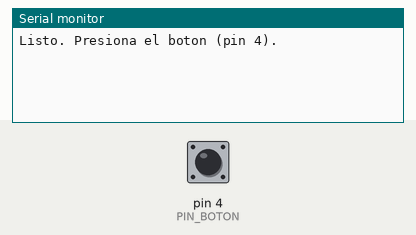
Recording of a sketch running on a simulated Arduino Uno, built with avr-gcc and run on an emulated ATmega328P. Parts: the last lines printed to the serial monitor. The test bench sets the inputs (shaded band); at power-on: pin 4 (PIN_BOTON) HIGH.

Above: at 1.2 s.
1.3 s: pin 4 (PIN_BOTON) pulled LOW for 0.15 s
At 1.48 s:
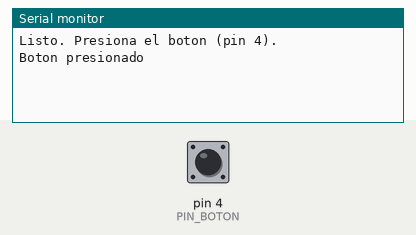
At 1.9 s:
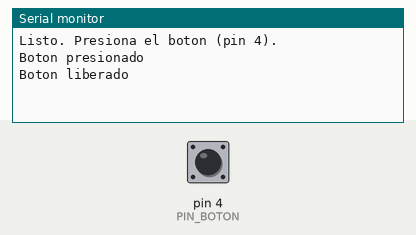

Measured:
- after the input at 1.3 s, the serial monitor: prints a new line after 0.05 s (image 1)

The sketch:

Boton_ejemplo.ino
```cpp
const int PIN_BOTON = 4;
const unsigned long TIEMPO_REBOTE = 50;  // ms

/*

Antes de ejecutar el codigo asegurarse siempre de tener la conexion correcta como se indica
en: https://github.com/AuxiliardeLaboratorioIE/Uso_de_componentes_de_arduino/blob/main/Conexiones/Conexiones.md
O preguntado al encargado de la materia / practica.

*/

int estadoAnterior = HIGH;       // última lectura estable
int ultimaLectura  = HIGH;       // última lectura cruda
unsigned long ultimoCambio = 0;  // momento del último cambio

void setup() {
  Serial.begin(9600);
  pinMode(PIN_BOTON, INPUT_PULLUP);  // reposo = HIGH, presionado = LOW
  Serial.println("Listo. Presiona el boton (pin 4).");
}

void loop() {
  int lectura = digitalRead(PIN_BOTON);

  // Si la lectura cambió, reinicia el temporizador de rebote
  if (lectura != ultimaLectura) {
    ultimoCambio = millis();
    ultimaLectura = lectura;
  }

  // Si la lectura se mantuvo estable el tiempo suficiente
  if ((millis() - ultimoCambio) > TIEMPO_REBOTE) {
    if (lectura != estadoAnterior) {
      estadoAnterior = lectura;

      if (lectura == LOW) {
        Serial.println("Boton presionado");
      } else {
        Serial.println("Boton liberado");
      }
    }
  }
}
```
